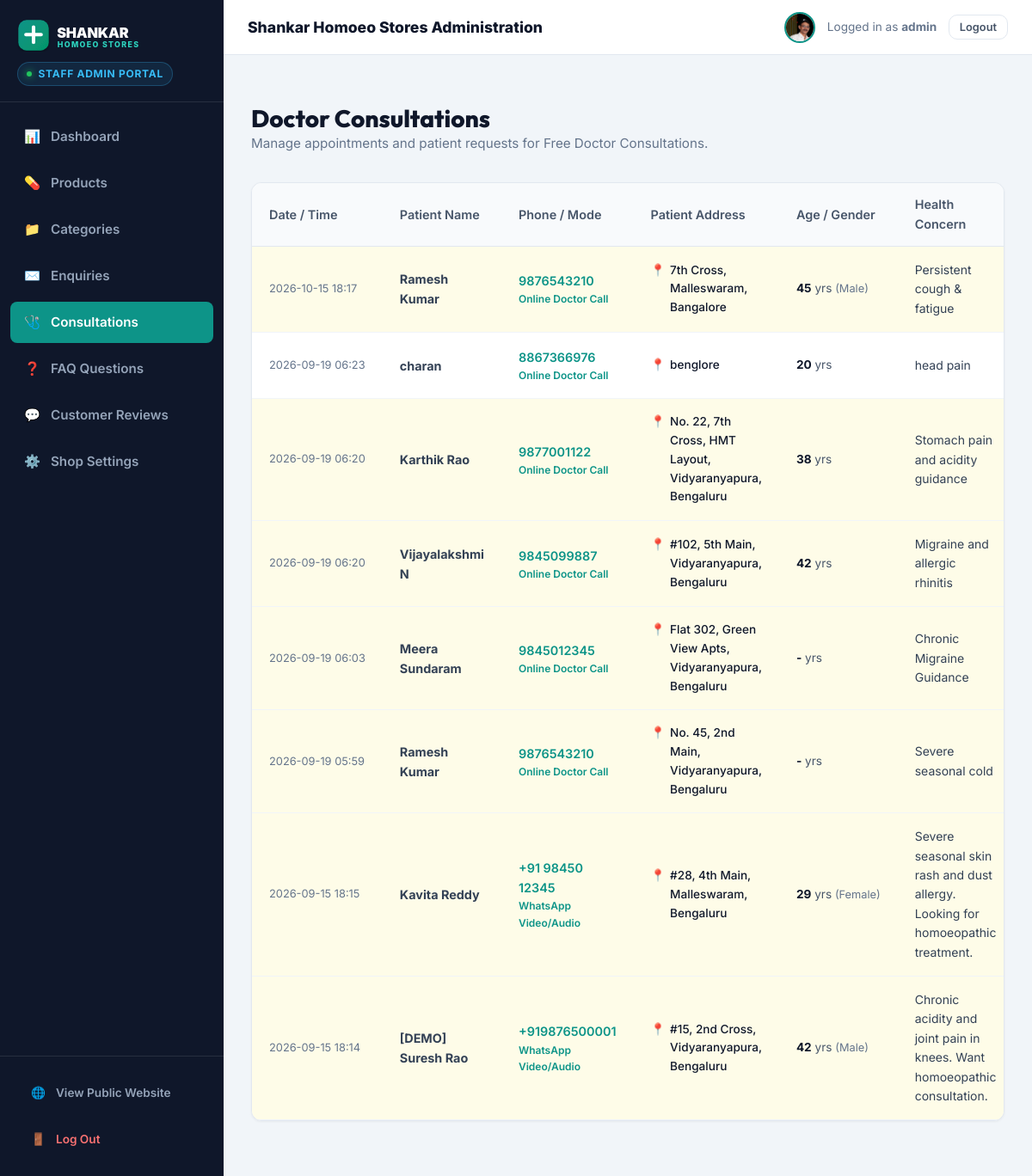
Page /admin/consultations (signed in) on the committed database.
### models/shop.py (models this page shows, shortened)
class Shop(db.Model):
    __tablename__ = 'shop'
    id = db.Column(db.Integer, primary_key=True)
    name = db.Column(db.String(150), nullable=False, default='Shankar Homoeo Stores')
    tagline = db.Column(db.String(255), nullable=True, default='Your Trusted Homoeopathic & Medical Store')
    owner_name = db.Column(db.String(100), nullable=True, default='J D Shankar')
    phone = db.Column(db.String(20), nullable=False, default='+91 98866 61239')
    whatsapp = db.Column(db.String(20), nullable=False, default='919886661239')
    physical_store_name = db.Column(db.String(150), nullable=True, default='Homeolaya')
    physical_store_phone = db.Column(db.String(20), nullable=True, default='+91 80506 04747')
    physical_store_whatsapp = db.Column(db.String(20), nullable=True, default='918050604747')
    doctor_phone = db.Column(db.String(20), nullable=True, default='+91 95357 17958')
    doctor_whatsapp = db.Column(db.String(20), nullable=True, default='919535717958')
    email = db.Column(db.String(120), nullable=True, default='shankarhomeostores@gmail.com')
    address = db.Column(db.String(300), nullable=False, default='opp to Kids kingdom, 7th Cross, Sampige Rd, Malleshwaram, Bengaluru, Karnataka 560003')
    area = db.Column(db.String(100), nullable=True, default='Malleshwaram')
    city = db.Column(db.String(100), nullable=True, default='Bengaluru')
    state = db.Column(db.String(100), nullable=True, default='Karnataka')
    pincode = db.Column(db.String(20), nullable=True, default='560003')
    landmark = db.Column(db.String(200), nullable=True, default='opp to Kids kingdom')
    physical_store_address = db.Column(db.String(300), nullable=True, default='Homeolaya, Suvarna Complex, 706/1, Vidyaranyapura Main Rd, near BWSSB Office & Canara Bank Stop, near Hyderabadi Bawarchi, BEL Layout, Vidyaranyapura, Bengaluru, Karnataka 560097')
    physical_store_landmark = db.Column(db.String(200), nullable=True, default='Near BWSSB Office & Canara Bank Stop, Near Hyderabadi Bawarchi')
    physical_store_area = db.Column(db.String(100), nullable=True, default='Vidyaranyapura')
    physical_store_pincode = db.Column(db.String(20), nullable=True, default='560097')
    physical_store_maps_url = db.Column(db.Text, nullable=True, default='https://www.google.com/maps/dir/?api=1&destination=Homeolaya,+Suvarna+Complex,+706/1,+Vidyaranyapura+Main+Rd,+near+BWSSB+Office+%26+Canara+Bank+Stop,+near+Hyderabadi+Bawarchi,+BEL+Layout,+Vidyaranyapura,+Bengaluru,+Karnataka+560097')
    physical_store_maps_embed_url = db.Column(db.Text, nullable=True, default='https://maps.google.com/maps?q=Homeolaya,+Suvarna+Complex,+706/1,+Vidyaranyapura+Main+Rd,+BEL+Layout,+Vidyaranyapura,+Bengaluru,+Karnataka+560097&t=&z=16&ie=UTF8&iwloc=&output=embed')
    google_maps_url = db.Column(db.Text, nullable=True, default='https://www.google.com/maps/dir/?api=1&destination=Kids+Kingdom,+7th+Cross,+Sampige+Rd,+Malleshwaram,+Bengaluru,+Karnataka 560003')
    google_maps_embed_url = db.Column(db.Text, nullable=True, default='https://maps.google.com/maps?q=opp+to+Kids+kingdom,+7th+Cross,+Sampige+Rd,+Malleshwaram,+Bengaluru,+Karnataka+560003&t=&z=16&ie=UTF8&iwloc=&output=embed')
    latitude = db.Column(db.Float, nullable=True, default=13.0783)
    longitude = db.Column(db.Float, nullable=True, default=77.5582)
    opening_hours = db.Column(db.String(255), nullable=False, default='Monday - Saturday: 10:00 AM - 8:00 PM | Sunday: Closed')
    weekly_closure = db.Column(db.String(100), nullable=True, default='Sunday')
    weekday_open_time = db.Column(db.String(10), nullable=False, default='10:00')
    weekday_close_time = db.Column(db.String(10), nullable=False, default='20:00')
    sunday_open_time = db.Column(db.String(10), nullable=False, default='00:00')
    sunday_close_time = db.Column(db.String(10), nullable=False, default='00:00')
    is_sunday_closed = db.Column(db.Boolean, default=True)
    description = db.Column(db.Text, nullable=True, default='Your trusted neighborhood medical store dispensing authentic medicines, healthcare essentials, wellness products, and personalized care.')
    logo_path = db.Column(db.String(255), nullable=True, default='/static/images/logo.svg')
    updated_at = db.Column(db.DateTime, default=lambda: datetime.now(timezone.utc), onupdate=lambda: datetime.now(timezone.utc))

### models/consultation.py (models this page shows, shortened)
class Consultation(db.Model):
    __tablename__ = 'consultation'
    id = db.Column(db.Integer, primary_key=True)
    patient_name = db.Column(db.String(120), nullable=False)
    phone = db.Column(db.String(20), nullable=False)
    address = db.Column(db.String(255), nullable=True)
    age = db.Column(db.String(10), nullable=True)
    gender = db.Column(db.String(20), nullable=True)
    health_concern = db.Column(db.Text, nullable=False)
    consultation_mode = db.Column(db.String(50), default='WhatsApp Video/Audio') # WhatsApp, Phone, In-Person
    preferred_date = db.Column(db.String(50), nullable=True) # e.g. '2026-09-19' or 'Today'
    preferred_time = db.Column(db.String(80), default='Morning (10:00 AM - 01:00 PM)')
    status = db.Column(db.String(30), default='pending', index=True) # pending, confirmed, completed, cancelled
    doctor_notes = db.Column(db.Text, nullable=True)
    created_at = db.Column(db.DateTime, default=lambda: datetime.now(timezone.utc), index=True)

### routes/admin.py (the view)
@admin_bp.route('/consultations')
@admin_required
def consultations():
    consultation_list = Consultation.query.order_by(Consultation.created_at.desc()).all()
    return render_template('admin/consultations.html', consultations=consultation_list)

### templates/admin/consultations.html (shortened to what this page needs)
{% extends 'admin/base_admin.html' %}
{% block content %}
<div style="margin-bottom: 2rem;">
  <h1 style="font-size: 1.75rem; color: #0f172a; font-weight: 800;">Doctor Consultations</h1>
  <p style="color: #64748b; font-size: 0.95rem;">Manage appointments and patient requests for Free Doctor Consultations.</p>
</div>
<div class="admin-card">
  <div class="table-responsive">
    <table class="admin-table">
      <thead>
        <tr>
          <th>Date / Time</th>
          <th>Patient Name</th>
          <th>Phone / Mode</th>
          <th>Patient Address</th>
          <th>Age / Gender</th>
          <th>Health Concern</th>
        </tr>
      </thead>
      <tbody>
        {% for c in consultations %}
        <tr style="{% if c.status == 'pending' %}background-color: #fefce8;{% endif %}">
          <td style="font-size: 0.8rem; color: #64748b; white-space: nowrap;">
            {{ c.created_at.strftime('%Y-%m-%d %H:%M') }}
          </td>
          <td>
            <strong>{{ c.patient_name }}</strong>
          </td>
          <td>
            <a href="tel:{{ c.phone }}" style="font-weight: 600;">{{ c.phone }}</a>
            <div style="font-size: 0.75rem; color: #0d9488; font-weight: 600;">{{ c.consultation_mode }}</div>
          </td>
          <td>
            {% if c.address %}
            <div style="font-size: 0.85rem; color: #0f172a; font-weight: 500; display: flex; align-items: flex-start; gap: 0.35rem; max-width: 220px;">
              <span style="color: #0d9488;">📍</span>
              <span>{{ c.address }}</span>
            </div>
            {% else %}
            <span style="color: #94a3b8; font-size: 0.8rem;">-</span>
            {% endif %}
          </td>
          <td style="font-size: 0.85rem; color: #475569; white-space: nowrap;">
            <strong style="color: #0f172a;">{{ c.age or '-' }}</strong> yrs
            {% if c.gender and c.gender != 'Not Specified' %}
            <span style="color: #64748b; font-size: 0.8rem;">({{ c.gender }})</span>
            {% endif %}
          </td>
          <td style="max-width: 260px;">
            <div style="font-size: 0.875rem; color: #334155;">{{ c.health_concern }}</div>
          </td>
        </tr>
        {% else %}
        <tr>
          <td colspan="9" style="text-align: center; color: #94a3b8; padding: 3rem;">
            No doctor consultation requests recorded yet.
          </td>
        </tr>
        {% endfor %}
      </tbody>
    </table>
  </div>
</div>
{% endblock %}

### templates/admin/base_admin.html (shortened to what this page needs)
<!DOCTYPE html>
<html lang="en">
<head>
  <link rel="stylesheet" href="{{ url_for('static', filename='css/style.css') }}">
  <link rel="stylesheet" href="{{ url_for('static', filename='css/admin.css') }}?v=1.3">
</head>
<body>
  <div class="admin-layout">
    <aside class="admin-sidebar">
      <div class="sidebar-header">
        <a href="{{ url_for('admin.dashboard') }}" class="sidebar-brand-link" title="{{ shop.name }} Admin Dashboard">
          <img src="{{ url_for('static', filename='images/logo_white.svg') }}" alt="{{ shop.name }} Logo" class="sidebar-brand-logo">
        </a>
        <div class="sidebar-brand-badge-row">
          <span class="sidebar-admin-pill">
            <span class="sidebar-admin-dot"></span>
            Staff Admin Portal
          </span>
        </div>
      </div>
      <ul class="sidebar-menu">
        <li>
          <a href="{{ url_for('admin.dashboard') }}" class="sidebar-link {% if request.endpoint == 'admin.dashboard' %}active{% endif %}">
            <span>📊</span> Dashboard
          </a>
        </li>
        <li>
          <a href="{{ url_for('admin.products') }}" class="sidebar-link {% if 'admin.products' in request.endpoint or 'product' in request.endpoint %}active{% endif %}">
            <span>💊</span> Products
          </a>
        </li>
        <li>
          <a href="{{ url_for('admin.categories') }}" class="sidebar-link {% if request.endpoint == 'admin.categories' %}active{% endif %}">
            <span>📁</span> Categories
          </a>
        </li>
        <li>
          <a href="{{ url_for('admin.enquiries') }}" class="sidebar-link {% if request.endpoint == 'admin.enquiries' %}active{% endif %}">
            <span>✉️</span> Enquiries
          </a>
        </li>
        <li>
          <a href="{{ url_for('admin.consultations') }}" class="sidebar-link {% if request.endpoint == 'admin.consultations' %}active{% endif %}">
            <span>🩺</span> Consultations
          </a>
        </li>
        <li>
          <a href="{{ url_for('admin.faq_questions') }}" class="sidebar-link {% if request.endpoint == 'admin.faq_questions' %}active{% endif %}">
            <span>❓</span> FAQ Questions
          </a>
        </li>
        <li>
          <a href="{{ url_for('admin.reviews') }}" class="sidebar-link {% if request.endpoint == 'admin.reviews' %}active{% endif %}">
            <span>💬</span> Customer Reviews
          </a>
        </li>
        <li>
          <a href="{{ url_for('admin.settings') }}" class="sidebar-link {% if request.endpoint == 'admin.settings' %}active{% endif %}">
            <span>⚙️</span> Shop Settings
          </a>
        </li>
      </ul>
      <div class="sidebar-footer">
        <a href="{{ url_for('main.index') }}" target="_blank" class="sidebar-link" style="color: #94a3b8; font-size: 0.85rem;">
          <span>🌐</span> View Public Website
        </a>
        <a href="{{ url_for('admin.logout') }}" class="sidebar-link" style="color: #f87171; font-size: 0.85rem; margin-top: 0.5rem;">
          <span>🚪</span> Log Out
        </a>
      </div>
    </aside>
    <div class="admin-main">
      <header class="admin-top-nav">
        <div class="admin-top-nav-left">
          <div class="admin-top-nav-title">
            {{ shop.name }} Administration
          </div>
        </div>
        <div class="admin-top-nav-right">
          <img src="{{ url_for('static', filename='images/profile.jpg') }}" alt="Admin Profile" class="admin-nav-avatar">
          <span class="admin-user-info-text">
            Logged in as <strong>{{ session.get('admin_username', 'Admin') }}</strong>
          </span>
          <a href="{{ url_for('admin.logout') }}" class="btn btn-sm btn-outline admin-nav-logout-btn">
            Logout
          </a>
        </div>
      </header>
      <div style="padding: 1.5rem 2rem 0;">
      </div>
      <main class="admin-body">
        {% block content %}{% endblock %}
      </main>
    </div>
  </div>
</body>
</html>

### rows in the picture
Shop: name "Shankar Homoeo Stores"
Consultation: created_at "2026-10-15 18:17", patient_name "Ramesh Kumar", phone "9876543210", consultation_mode "Online Doctor Call", address "7th Cross, Malleswaram, Bangalore", age "45", gender "Male", health_concern "Persistent cough & fatigue"
Consultation: created_at "2026-09-19 06:23", patient_name "charan", phone "8867366976", consultation_mode "Online Doctor Call", address "benglore", age "20", health_concern "head pain"
Consultation: created_at "2026-09-19 06:20", patient_name "Karthik Rao", phone "9877001122", consultation_mode "Online Doctor Call", address "No. 22, 7th Cross, HMT Layout, Vidyaranyapura, Bengaluru", age "38", health_concern "Stomach pain and acidity guidance"
Consultation: created_at "2026-09-19 06:20", patient_name "Vijayalakshmi N", phone "9845099887", consultation_mode "Online Doctor Call", address "#102, 5th Main, Vidyaranyapura, Bengaluru", age "42", health_concern "Migraine and allergic rhinitis"
Consultation: created_at "2026-09-19 06:03", patient_name "Meera Sundaram", phone "9845012345", consultation_mode "Online Doctor Call", address "Flat 302, Green View Apts, Vidyaranyapura, Bengaluru", age "-", health_concern "Chronic Migraine Guidance"
Consultation: created_at "2026-09-19 05:59", patient_name "Ramesh Kumar", phone "9876543210", consultation_mode "Online Doctor Call", address "No. 45, 2nd Main, Vidyaranyapura, Bengaluru", age "-", health_concern "Severe seasonal cold"
Consultation: created_at "2026-09-15 18:15", patient_name "Kavita Reddy", phone "+91 98450 12345", consultation_mode "WhatsApp Video/Audio", address "#28, 4th Main, Malleswaram, Bengaluru", age "29", gender "Female", health_concern "Severe seasonal skin rash and dust allergy. Looking for homoeopathic treatment."
Consultation: created_at "2026-09-15 18:14", patient_name "[DEMO] Suresh Rao", phone "+919876500001", consultation_mode "WhatsApp Video/Audio", address "#15, 2nd Cross, Vidyaranyapura, Bengaluru", age "42", gender "Male", health_concern "Chronic acidity and joint pain in knees. Want homoeopathic consultation."

### other values in the picture
{{ session.get('admin_username', 'Admin') }} "admin"
